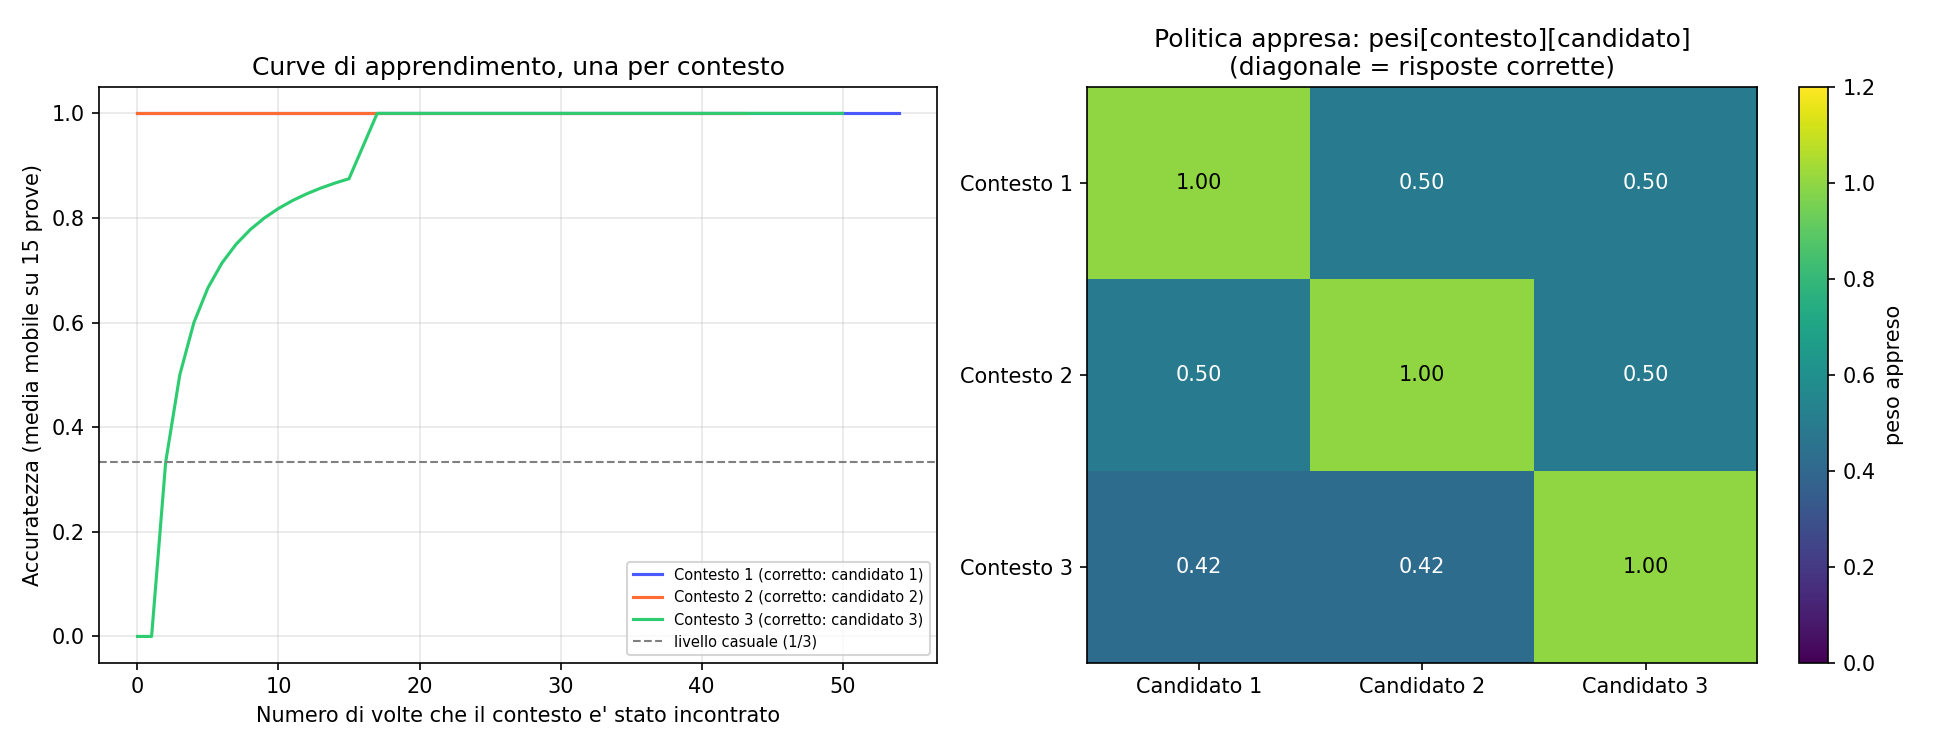

Reproduce this figure in Python.
"""
POLITICA CONTESTUALE: risposte diverse per contesti diversi
====================================================================
Finora il sistema imparava UN'UNICA associazione corretta (bandito a
3 braccia semplice): sempre la stessa risposta, indipendentemente da
dove si stimolasse A.

Qui il compito e' piu' difficile e piu' realistico: la posizione dello
stimolo su A definisce un CONTESTO (3 contesti possibili), e ciascun
contesto ha una propria risposta corretta diversa dagli altri:

    Contesto 1 (A stimolato vicino a x=0.1)  -> risposta corretta: candidato 1
    Contesto 2 (A stimolato vicino a x=0.5)  -> risposta corretta: candidato 2
    Contesto 3 (A stimolato vicino a x=0.8)  -> risposta corretta: candidato 3

Il sistema deve imparare TRE associazioni contemporaneamente, non una
sola -- e a fine training va verificato che abbia davvero imparato a
DISTINGUERE i contesti (non solo a preferire un candidato in generale).

Meccanismo: invece di un unico vettore di pesi, manteniamo una TABELLA
pesi[contesto][candidato] -- una forma elementare di "memoria associativa
condizionata al contesto", concettualmente il primo passo verso una
politica decisionale vera e propria (che sceglie l'azione in base allo
stato, non sempre la stessa azione).
"""

import numpy as np
import matplotlib
matplotlib.use('Agg')
import matplotlib.pyplot as plt


def circ_dist(d):
    return 0.5 - np.abs(np.abs(d) - 0.5)


N = 200
x = np.arange(N) / N
tau = 10.0
dt = 0.2
T_total = 500
n_steps = int(T_total/dt)

A_exc = 20.0
sigma_exc = 0.05
global_inhib = 5.0
r_max = 5.0
stim_strength = 3.0
stim_width = 0.03
stim_duration_ms = 80

d_matrix = circ_dist(x[:, None] - x[None, :])
J_exc = A_exc * np.exp(-d_matrix**2 / (2*sigma_exc**2))

CANDIDATE_OFFSETS = [0.15, 0.45, 0.75]
COUPLING_STRENGTH = 1.3
NOISE_STD = 0.15


def F(u):
    return np.clip(u, 0, r_max)


def run_trial(stim_center_A, weights, seed_noise):
    rA = np.zeros(N)
    rB = np.zeros(N)
    stim_duration_steps = int(stim_duration_ms/dt)
    stim_profile = stim_strength * np.exp(-circ_dist(x-stim_center_A)**2/(2*stim_width**2))
    rng = np.random.RandomState(seed_noise)

    for step in range(n_steps):
        I_ext_A = stim_profile if step < stim_duration_steps else 0.0
        rec_A = J_exc @ rA / N - global_inhib*rA.mean()
        rA = rA + dt*(-rA + F(rec_A + I_ext_A)) / tau

        cross_input = np.zeros(N)
        if rA.max() > 0.5:
            peak_A = x[np.argmax(rA)]
            for offset, w in zip(CANDIDATE_OFFSETS, weights):
                target = (peak_A + offset) % 1.0
                cross_input += w * COUPLING_STRENGTH * rA.max() * np.exp(
                    -circ_dist(x-target)**2/(2*stim_width**2))
            cross_input += rng.normal(0, NOISE_STD, N)

        rec_B = J_exc @ rB / N - global_inhib*rB.mean()
        rB = rB + dt*(-rB + F(rec_B + cross_input)) / tau

    if rB.max() < 0.5:
        return None
    winner_pos = x[np.argmax(rB)]
    dists = [circ_dist(winner_pos - ((stim_center_A+off) % 1.0)) for off in CANDIDATE_OFFSETS]
    return int(np.argmin(dists))


# ---------------------------------------------------------------
# TRE CONTESTI, TRE RISPOSTE CORRETTE DIVERSE
# ---------------------------------------------------------------
CONTEXTS = [0.1, 0.5, 0.8]           # posizioni di stimolo per A
CORRECT_PER_CONTEXT = [0, 1, 2]       # risposta corretta per ciascun contesto
LEARNING_RATE = 0.15
N_TRIALS = 150   # piu' prove: il compito e' piu' difficile (3 associazioni)

# tabella pesi[contesto][candidato], tutti uguali all'inizio
weights_table = np.full((3, 3), 0.5)
history = np.zeros((N_TRIALS, 3, 3))
choices_per_context = {0: [], 1: [], 2: []}

rng_context = np.random.RandomState(0)

print("Contesti e risposte corrette (nascoste al sistema):")
for c, correct in enumerate(CORRECT_PER_CONTEXT):
    print(f"  Contesto {c+1} (stimolo a x={CONTEXTS[c]}) -> risposta corretta: candidato {correct+1}")
print()

for trial in range(N_TRIALS):
    context = rng_context.randint(0, 3)   # contesto scelto a caso ad ogni prova
    stim_pos = CONTEXTS[context]
    correct = CORRECT_PER_CONTEXT[context]

    winner = run_trial(stim_pos, weights_table[context], seed_noise=trial+1)
    if winner is not None:
        reward = 1.0 if winner == correct else 0.0
        weights_table[context, winner] += LEARNING_RATE * (reward - weights_table[context, winner])
        weights_table = np.clip(weights_table, 0.05, 2.0)
        choices_per_context[context].append(1 if winner == correct else 0)

    history[trial] = weights_table.copy()

    if trial % 30 == 0 or trial == N_TRIALS-1:
        print(f"Prova {trial+1:3d} (contesto {context+1}): "
              f"pesi contesto {context+1} ora = {np.round(weights_table[context],3)}")

# ---------------------------------------------------------------
# VALUTAZIONE FINALE: il sistema ha imparato a distinguere i 3 contesti?
# ---------------------------------------------------------------
print("\n" + "=" * 65)
print("VALUTAZIONE FINALE (pesi appresi, test pulito senza aggiornamento)")
print("=" * 65)
for c in range(3):
    test_wins = []
    for t in range(10):
        w = run_trial(CONTEXTS[c], weights_table[c], seed_noise=9000+c*10+t)
        test_wins.append(w)
    acc = np.mean(np.array(test_wins) == CORRECT_PER_CONTEXT[c])
    print(f"  Contesto {c+1} (x={CONTEXTS[c]}): accuratezza sul candidato corretto "
          f"({CORRECT_PER_CONTEXT[c]+1}) = {acc*100:.0f}%  |  pesi finali = {np.round(weights_table[c],3)}")

# ---------------------------------------------------------------
# VISUALIZZAZIONE
# ---------------------------------------------------------------
fig, axes = plt.subplots(1, 2, figsize=(13, 5))

window = 15
colors = ['#4a5aff', '#ff6b35', '#2ecc71']
for c in range(3):
    seq = choices_per_context[c]
    curve = [np.mean(seq[max(0, k-window):k+1]) for k in range(len(seq))]
    axes[0].plot(curve, color=colors[c], linewidth=1.5,
                 label=f'Contesto {c+1} (corretto: candidato {CORRECT_PER_CONTEXT[c]+1})')
axes[0].axhline(1/3, color='gray', linestyle='--', linewidth=1, label='livello casuale (1/3)')
axes[0].set_xlabel(f'Numero di volte che il contesto e\' stato incontrato')
axes[0].set_ylabel(f'Accuratezza (media mobile su {window} prove)')
axes[0].set_title('Curve di apprendimento, una per contesto')
axes[0].legend(loc='lower right', fontsize=7)
axes[0].grid(alpha=0.3)
axes[0].set_ylim(-0.05, 1.05)

im = axes[1].imshow(weights_table, cmap='viridis', vmin=0, vmax=1.2, aspect='auto')
axes[1].set_xticks(range(3)); axes[1].set_xticklabels(['Candidato 1', 'Candidato 2', 'Candidato 3'])
axes[1].set_yticks(range(3)); axes[1].set_yticklabels([f'Contesto {c+1}' for c in range(3)])
axes[1].set_title('Politica appresa: pesi[contesto][candidato]\n(diagonale = risposte corrette)')
for c in range(3):
    for cand in range(3):
        axes[1].text(cand, c, f'{weights_table[c,cand]:.2f}', ha='center', va='center',
                      color='white' if weights_table[c,cand] < 0.8 else 'black', fontsize=10)
plt.colorbar(im, ax=axes[1], label='peso appreso')

plt.tight_layout()
plt.savefig('contextual_policy.png', dpi=150)
print("\nGrafico salvato in contextual_policy.png")
